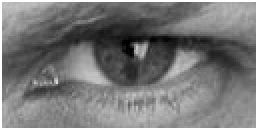
#> input picture face_detection/CasperBatch/eyes/photo10_Right.jpeg, 128 x 64 px (shown 2 times larger)
$ python -i m3Iris.py   (imports and definitions only)
#> lines starting #> are read from the running program, lines starting #| are printed output that depends on the picture; after the words box and inside, x2 and y2 are one past the last pixel; in counts of white or black regions, pixels touching at a corner belong together
### face_detection/CasperBatch/m3F.py
import PIL
from matplotlib import pyplot as plt
import numpy as np

# http://ozzmaker.com/add-colour-to-text-in-python/
# [6 lines left out: function printRed, not called in this run]

def printGreen(stringarr):
    prstr = "\033[1;42;39m" + stringarr + "\]"
    print(prstr)

def printBlue(stringarr):
    prstr = "\033[1;44;39m" + stringarr + "\]"
    print(prstr)


# [9 lines left out: function evalSize, not called in this run]


# https://pythontic.com/image-processing/pillow/histogram
def getRed(redVal):
    return '#%02x%02x%02x' % (redVal, 0, 0)

def getGreen(greenVal):
    return '#%02x%02x%02x' % (0, greenVal, 0)

def getBlue(blueVal):
    return '#%02x%02x%02x' % (0, 0, blueVal)

def gHist(imagePath):
    #print(type(imagePath))
    pimg = PIL.Image.fromarray(imagePath)
    hist = pimg.histogram();
    #plt.hist(hist,bins=256)
    plt.figure(0)
    for i in range(0, 256):
        plt.bar(i, hist[i], alpha=0.3)
    plt.show()


def typeSwap(inputIm):
    #printBlue("typeswap:")
    nd = np.ndarray(1)
    im = PIL.Image.Image()
    #print(type(inputIm), type(nd))
    if (type(inputIm) == type(nd)):
        inputIm = PIL.Image.fromarray(inputIm)
        return inputIm;
    elif(type(inputIm) == type(im)):
        inputIm = np.asarray(inputIm)
        return inputIm;

### face_detection/CasperBatch/m3Iris.py
import cv2
import numpy as np
from matplotlib import pyplot as plt
import m3F
import os
from PIL import ImageFilter, ImageEnhance
#from PIL import Image, ImageOps
import PIL

def findCircle(imgPath):
#> called with imgPath = 'eyes/photo10_Right.jpeg'
    print("****************************************************************************************************************")
    print("proccesing", imgPath)

    img = cv2.imread(imgPath,1)
#> img is the input picture: shape (64, 128, 3); min 0, max 255, mean 117
    count = 0
    if not isinstance(img, type(None)):

        img  = cv2.medianBlur(img,5)
        #dimg = img.copy()
        #cimg=cv2.cvtColor(img,cv2.COLOR_GRAY2BGR )
        #dimg=cv2.cvtColor(img[1],cv2.COLOR_GRAY2BGR )

        cv2.fastNlMeansDenoisingColored(img, img, 10, 15, 7, 21)

        img = cv2.cvtColor(img, cv2.COLOR_BGR2GRAY)
#> img: shape (64, 128)
        img = m3F.typeSwap(img)
        #img = img.filter(ImageFilter.GaussianBlur(1.4))
        #img = img.filter(ImageFilter.UnsharpMask(radius=2, percent=200, threshold=1))

        #img = img.filter(ImageFilter.SHARPEN)
        img =img.filter(ImageFilter.EDGE_ENHANCE_MORE)
#> img: PIL image 128x64 L
        img = img.filter(ImageFilter.SHARPEN)

        #img = ImageOps.invert(img)
        img = ImageEnhance.Contrast(img).enhance(1.4)
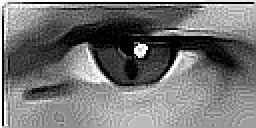
#> img: PIL image 128x64 L (shown 2 times larger); min 0, max 255, mean 115.3
        img = ImageEnhance.Sharpness(img).enhance(2.)
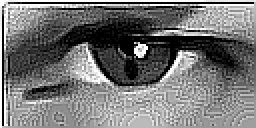
#> img: PIL image 128x64 L (shown 2 times larger); min 0, max 255, mean 116.3

        img = m3F.typeSwap(img)
        img = cv2.medianBlur(img,5)
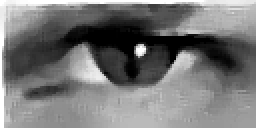
#> img: shape (64, 128) (shown 2 times larger); min 0, max 255, mean 118.7
        cimg=img.copy()


        # [7 lines of commented-out code are left out]
        circles = cv2.HoughCircles(img,cv2.HOUGH_GRADIENT,1.5,120,param1=60,param2=15,minRadius=0,maxRadius=int(m3F.typeSwap(img).height/2))
#> circles = [[66.75, 20.25, 22.8]]

        #print("type(circles) IS: ", type(circles))
        if not isinstance(circles, type(None)):
            #print("was not note None, was: ", type(circles))
            if (circles.size != 0):
                circles = np.uint16(np.around(circles))
#> circles = [[67, 20, 23]]
                #print(circles)
                for i in circles[0,:]:
                    # draw the outer circle
                    cv2.circle(cimg,(i[0],i[1]),i[2],(0,255,0),2)
                    # draw the center of the circle
                    cv2.circle(cimg,(i[0],i[1]),2,(0,0,255),3)
                    #plt.show(cimg)
                    can = cv2.Canny(img,30,60)
                    combined = np.hstack((cimg,can))
                    plt.imshow(combined)
                    plt.show()
                    m3F.gHist(img)
                    m3F.printGreen("CIRCLES FOUND^^^")
                    return cimg;
#> this loop made 1 pass
#| [1;42;39mCIRCLES FOUND^^^\]
#> pass 1, in findCircle, `can = cv2.Canny(img,30,60)`:
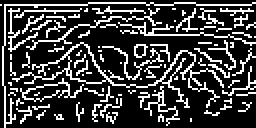
#> can: shape (64, 128) (shown 2 times larger); 23.7% white in thin lines or dots
#> pass 1, in findCircle, `combined = np.hstack((cimg,can))`:
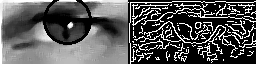
#> combined: shape (64, 256); min 0, max 255, mean 87.1
#> pass 1, in gHist, `plt.show()`:
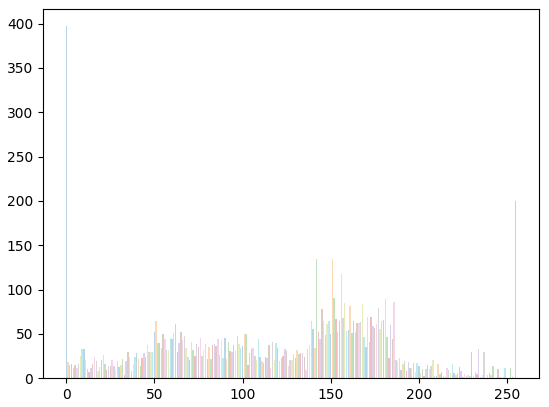
#> figure drawn by matplotlib, 1 panel
#> after the loop:
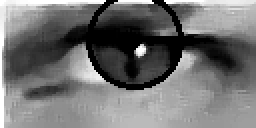
#> cimg: shape (64, 128) (shown 2 times larger); 4.17% of pixels changed, all inside (x1, y1, x2, y2) = (43, 0, 92, 45)
        else:
            can = cv2.Canny(img,50,30)
            combined = np.hstack((cimg,can))
            plt.imshow(combined)
            m3F.gHist(img)
            m3F.printRed("NO CIRCLES FOUND^^^")
    else:
        m3F.printRed("NONE IMAGE")


#plt.imshow(cimg)
#plt.show()

>>> result = findCircle('eyes/photo10_Right.jpeg')

$ run again, on face_detection/CasperBatch/eyes/photo11_Left.jpeg
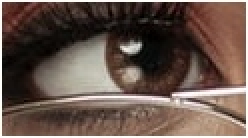
#> input picture face_detection/CasperBatch/eyes/photo11_Left.jpeg, 124 x 69 px (shown 2 times larger)
#> in findCircle, img is the input picture: shape (69, 124, 3); mean B, G, R 76, 85.1, 103.6
#> in findCircle, `circles = cv2.HoughCircles(img,cv2.HOUGH_GRADIENT,1.5,120,param1=60,pa..`: circles = [[69.75, 33.75, 33.15]]
#> in findCircle, `circles = np.uint16(np.around(circles))`: circles = [[70, 34, 33]]
#> the loop in findCircle, `for i in circles[0,:]:` made 1 pass
#> (printed output is left out)
#> pass 1, in findCircle, `can = cv2.Canny(img,30,60)`:
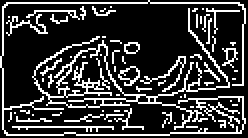
#> can: shape (69, 124) (shown 2 times larger); 21.4% white in thin lines or dots
#> after the loop in findCircle, `for i in circles[0,:]:`:
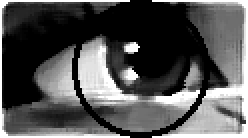
#> cimg: shape (69, 124) (shown 2 times larger); min 0, max 255, mean 85.3

$ run again, on face_detection/CasperBatch/eyes/photo14_Left.jpeg
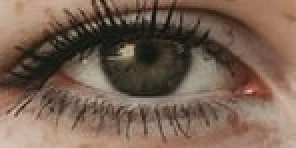
#> input picture face_detection/CasperBatch/eyes/photo14_Left.jpeg, 148 x 74 px (shown 2 times larger)
#> in findCircle, img is the input picture: shape (74, 148, 3); mean B, G, R 82.2, 97.2, 119.5
#> in findCircle, `circles = cv2.HoughCircles(img,cv2.HOUGH_GRADIENT,1.5,120,param1=60,pa..`: circles = [[72.75, 26.25, 22.95]]
#> in findCircle, `circles = np.uint16(np.around(circles))`: circles = [[73, 26, 23]]
#> the loop in findCircle, `for i in circles[0,:]:` made 1 pass
#> (printed output is left out)
#> after the loop in findCircle, `for i in circles[0,:]:`:
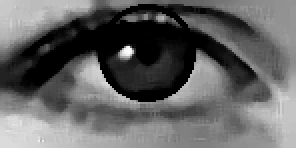
#> cimg: shape (74, 148) (shown 2 times larger); min 0, max 255, mean 99.3
